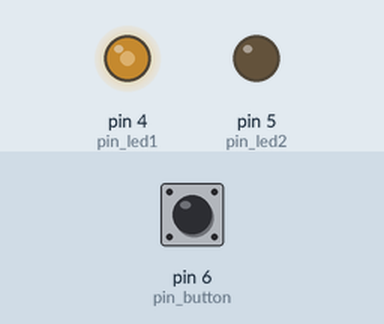
This sketch was run on a simulated Arduino Uno, built with avr-gcc and run on an emulated ATmega328P. Shown: output pins drawn as LEDs (lit = HIGH). The inputs (shaded band) are chosen by the test bench; at power-on: pin 6 (pin_button) HIGH.

Above: at 1.2 s.
1.3 s: pin 6 (pin_button) pulled LOW for 0.15 s
At 1.37 s:
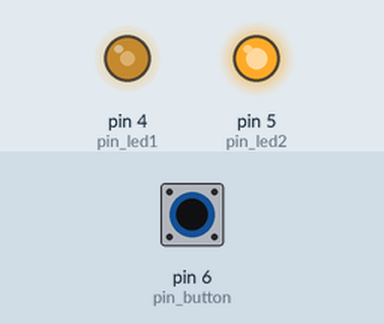
2.9 s: pin 6 (pin_button) pulled LOW for 3.2 s
At 6.5 s:
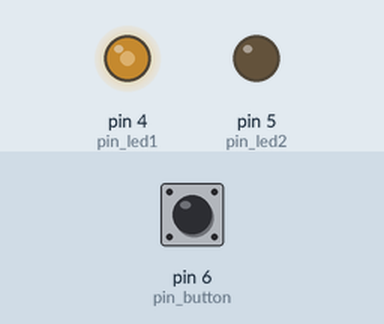
Timing chart, 0 to 8.0 s (numbered marks = the images above; inputs shaded):
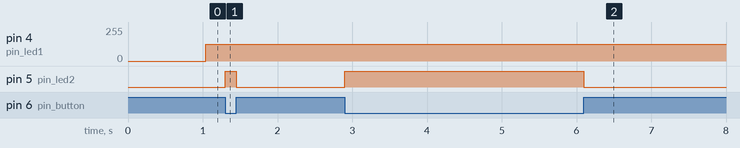

Measured:
- after the input at 1.3 s, pin 5 (pin_led2): LOW → HIGH at once, → LOW 0.15 s later
- after the input at 2.9 s, pin 5 (pin_led2): LOW → HIGH at once, → LOW 3.2 s later

The sketch:

linkit_task_2.ino
```cpp
int pin_led1=4;
int pin_led2=5;
int pin_button=6;

boolean flg=true;
long snp=millis();
long interval=1000;
boolean blink_flg=true;

void setup()
{
  pinMode(pin_led1,OUTPUT);
  pinMode(pin_led2,OUTPUT);
  pinMode(pin_button,INPUT_PULLUP);
}

void loop()
{
  if((millis()-snp)>=interval)
  {
    if(blink_flg)
    {
      digitalWrite(pin_led1,HIGH);
      blink_flg=false;
    }
    else
    {
      digitalWrite(pin_led1,LOW);
      blink_flg=true;
    }
  }
  if(flg && digitalRead(pin_button)==LOW)
  {
    digitalWrite(pin_led2,HIGH);
    if(interval==1000)
    {
      interval=500;
    }
    else
    {
      interval=1000;
    }
    flg=false;
  }
  if(!flg && digitalRead(pin_button)==HIGH)
  {
    digitalWrite(pin_led2,LOW);
    flg=true;
  }
}
```
